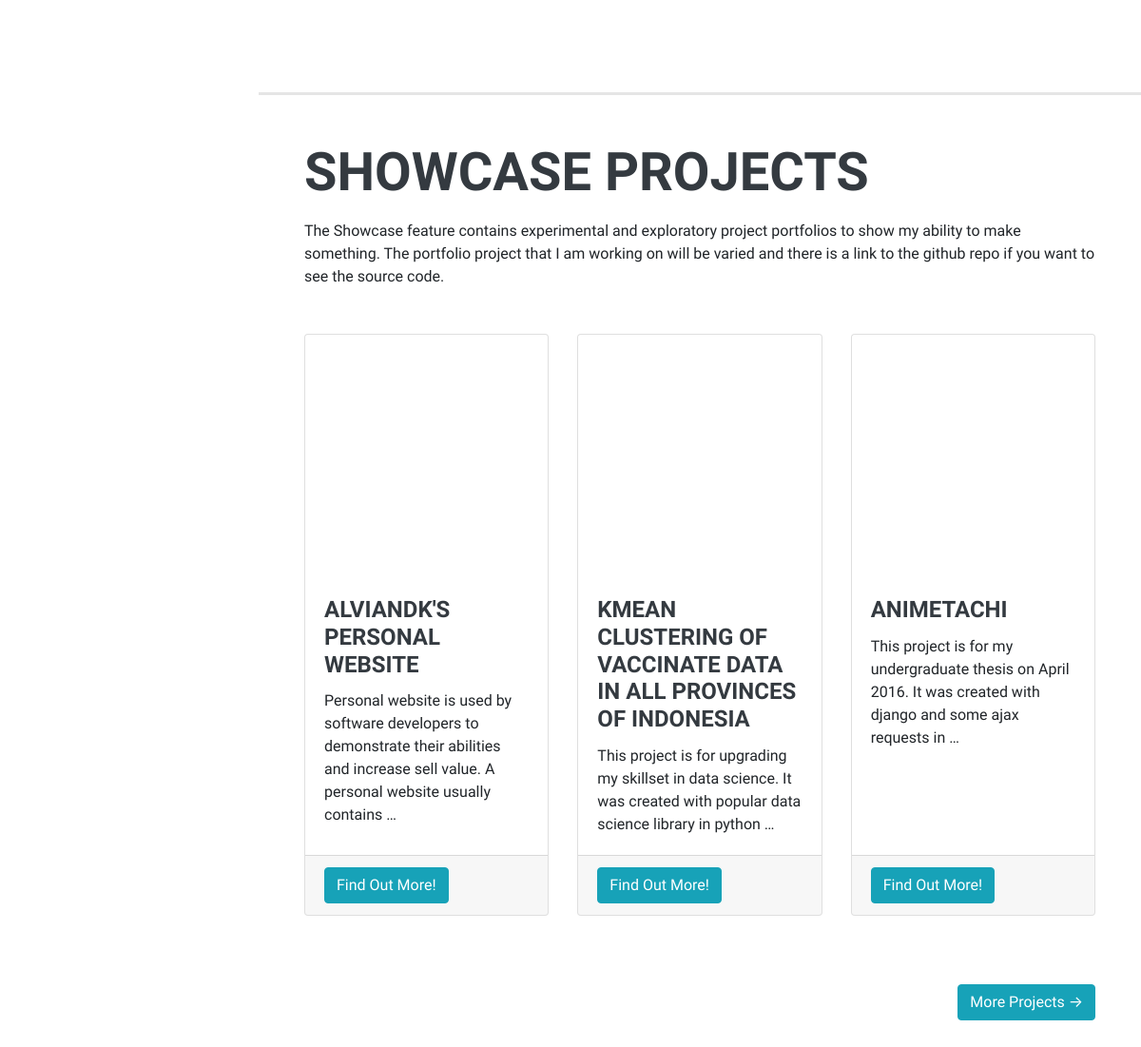
/ (lower part), run on an earlier commit of the app's database.
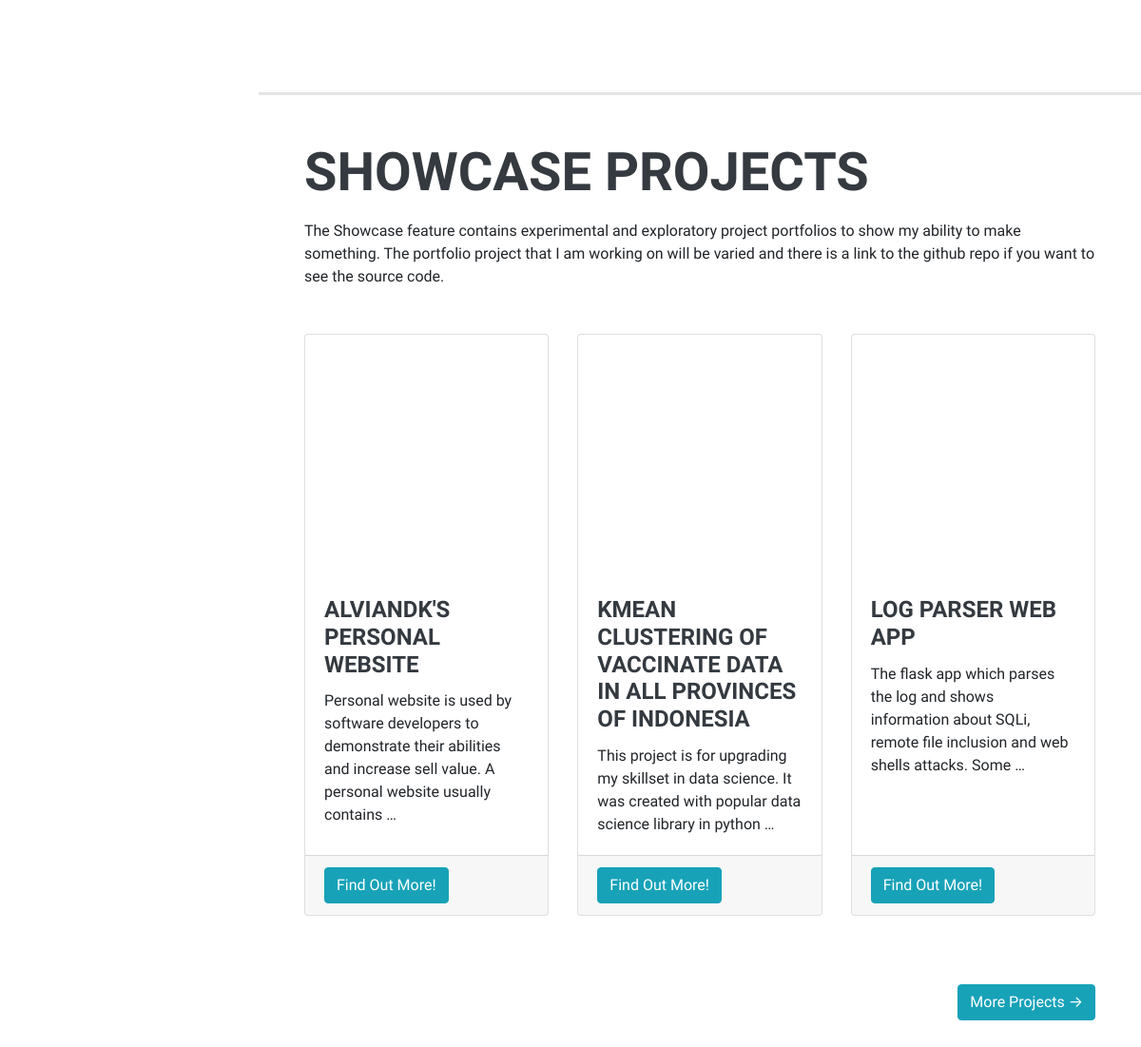
And on a later commit of the database.
### showcase_project/models.py (models this page shows, shortened)
class Project(models.Model):
    name = models.CharField(max_length=128)
    description = models.TextField()
    url = models.URLField()
    cover_image = models.ImageField()
    git_url = models.URLField()
    youtube_url = models.URLField()
    slug = models.SlugField(default="")
    ordering = models.IntegerField(default=0)
    class Meta:
        ordering = ["ordering"]

### personal_website/views.py (the view)
# urls.py: path('', home_view, name='home'),
def home_view(request):
    context = {}
    context['description'] = Description.objects.first()
    context['personal_information'] = PersonalInformation.objects.first()
    context['profile_picture'] = ProfilePicture.objects.first()
    context['experiences'] = Experience.objects.all().order_by('-start_date')
    context['competitions'] = Competition.objects.all()
    context['tech_stacks'] = TechStack.objects.all()
    context['schools'] = School.objects.all()
    context['blog_posts'] = Post.objects.filter(status='PUBLISHED')[:3]
    context['project_list'] = Project.objects.all()[:3]
    return render(request, 'home.html', context)

### about_me/templatetags/string_filter.py (called while the page is built)
@register.filter
def replace_at(value):
    return value.replace("@", "(at)")

@register.filter
def replace_dot(value):
    return value.replace(".", "(dot)")

### templates/home.html (shortened to what this page needs)
{% extends 'base_template.html' %}
    {% load static %}
    {% load string_filter %}
  {% block custom_css %}
  <link href="{% static 'css/resume.css' %}" rel="stylesheet">
  <link href="{% static 'css/skeleton-screen.css' %}" rel="stylesheet">
  {% endblock custom_css %}
  {% block content %}
  <div class="container-fluid p-0">
    <section class="resume-section p-3 p-lg-5 d-flex align-items-center" id="education">
    </section>
    <hr class="m-0">
    <hr class="m-0">
    <hr class="m-0">
    <section class="resume-section p-3 p-lg-5 d-flex align-items-center" id="showcase_project">
      <div class="w-100">
        <h2 class="mb-3">Showcase Projects</h2>
        <p class="mb-5">
          The Showcase feature contains experimental and exploratory project portfolios to show my ability to make something.
          The portfolio project that I am working on will be varied and there is a link to the github repo if you want to see the source code.
        </p>
    <div class="row">
      {% for project in project_list %}
      <div class="col-md-4 mb-5">
        <div class="card h-100">
          <img class="card-img-top lazy-image" data-src="{{ project.cover_image.url }}" alt="">
          <div class="card-body">
            <h4 class="card-title">{{ project.name }}</h4>
            <p class="card-text">{{ project.description | truncatewords:20 }}</p>
          </div>
          <div class="card-footer">
            <a href="{% url 'showcase_project:project_detail' project.slug %}" class="btn btn-info">Find Out More!</a>
          </div>
        </div>
      </div>
      {% endfor %}
    </div>
    <br>
    <a href="{% url 'showcase_project:project_list' %}"  class="btn btn-info float-right">More Projects →</a>
      </div>
    </section>
  </div>
  {% endblock content %}

What changed in the data, as far as the page shows it:
no longer on this page (row edited): Project: name "ANIMETACHI", description "This project is for my undergraduate thesis on April 2016. It was created with django and some ajax requests in …"
now on this page (row edited): Project: name "LOG PARSER WEB APP", description "The flask app which parses the log and shows information about SQLi, remote file inclusion and web shells attacks. Some …"
